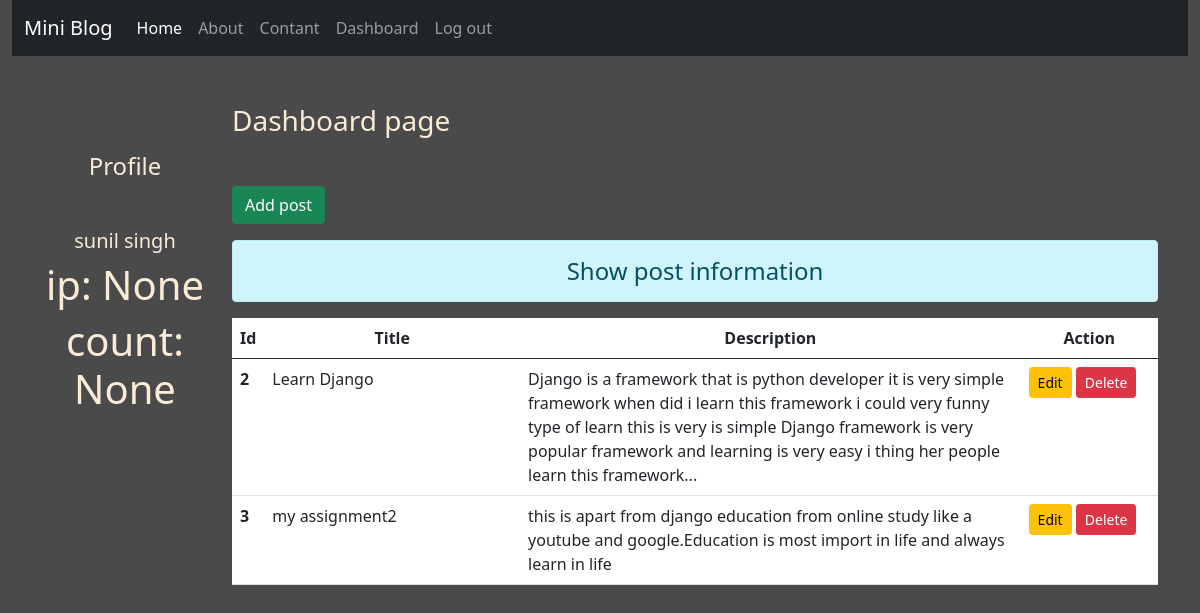
The page /dashboard/ (signed in) on the database its author committed.
### blog/models.py (models this page shows)
class Post(models.Model):
    title = models.CharField(max_length=150)
    desc = models.TextField()

### blog/views.py (the view)
# urls.py: path('dashboard/', views.dashboard, name='dashboard'),
def dashboard(request):
    if request.user.is_authenticated:
        posts = Post.objects.all()
        user = request.user
        full_name = user.get_full_name()
        gsp = user.groups.all()
        ip = request.session.get('ip', 0)
        ct = cache.get('count', version = user.pk)
    return render(request, 'blog/dashboard.html', {'post':posts, 'full_name':full_name, 'gsps':gsp, 'ip':ip, 'ct':ct})

### blog/templates/blog/dashboard.html (shortened to what this page needs)
{% extends 'blog/base.html' %}
{% block side %}
    <div class="col-sm-2 text-center my-5">
        <h4 class="my-5">Profile</h4>
        <h5>{{full_name}}</h5>
        <h1>ip: {{ip}}</h1>
        <h1>count: {{ct}}</h1>
    </div>
{% endblock side %}
{% block content %}
    <div class="col-sm-10">
        <h3 class='my-5'>Dashboard page</h3>
        <a href="{% url 'addpost' %}" class="btn btn-success">Add post</a>
        <h4 class="text-center alert alert-info mt-3">Show post information</h4>
        {% if post %}
            <table class="table table-hover bg-white">
                <thead>
                    <tr class="text-center">
                        <th scope='col' style='width:2%'>Id</th>
                        <th scope='col' style='width:28%'>Title</th>
                        <th scope='col' style='width:55%'>Description</th>
                        <th scope='col' style='width:15%'>Action</th>
                    </tr>
                </thead>
                <tbody>
                {% for ps in post %}
                    <tr>
                        <th scope='row'>{{ps.id}}</th>
                        <td>{{ps.title}}</td>
                        <td>{{ps.desc}}</td>
                        <td>
                            <a href="{% url 'updatepost' ps.id %}" class="text-center btn btn-warning btn-sm">Edit</a>
                            {% if perms.blog.delete_post %}
                                <form action="{% url 'deletepost' ps.id %}" method='POST' class="d-inline">
                                    <input type="submit" class='btn btn-danger btn-sm' value="Delete">
                                </form>
                            {% endif %}
                        </td>
                    </tr>
                {% endfor %}
                </tbody>
        </table>
        {% else %}
        <h4 class="alert alert-warning">No record</h4>
        {% endif %}
    </div>
{% endblock content %}

### blog/templates/blog/base.html (shortened to what this page needs)
<!DOCTYPE html>
<html lang="en">
{% load static %}
<head>
    <link rel="stylesheet" href="{% static 'css/bootstrap.min.css' %}">
    <link rel="stylesheet" href="{% static 'css/bigineer.css' %}">
</head>
<body>
    <div class="container-fluid">
        {% include 'blog/navbar.html' %}
    </div>
    <div class="container">
        <div class="row">
            {% block side %} {% endblock side %}
            {% block content %} {% endblock content %}
        </div>
    </div>
</body>
</html>

### blog/templates/blog/navbar.html (shortened to what this page needs)
<nav class="navbar navbar-expand-lg navbar-dark bg-dark">
  <div class="container-fluid">
    <a class="navbar-brand" href="#">Mini Blog</a>
    <div class="collapse navbar-collapse" id="navbarNav">
      <ul class="navbar-nav">
        <li class="nav-item">
          <a class="nav-link active" aria-current="page" href="/">Home</a>
        </li>
        <li class="nav-item">
          <a class="nav-link" href="{% url 'about' %}">About</a>
        </li>
        <li class="nav-item">
          <a class="nav-link" href="{% url 'contact' %}">Contant</a>
        </li>
        {% if request.user.is_authenticated %}
          <li class="nav-item">
            <a class="nav-link" href="{% url 'dashboard' %}">Dashboard</a>
          </li>
          <li class="nav-item">
            <a class="nav-link" href="{% url 'logout' %}">Log out</a>
          </li>
        {% endif %}
      </ul>
    </div>
  </div>
</nav>

### blog/static/css/bigineer.css (style rules this page uses)
* { margin: 0; padding: 0; }
body { background-color: rgb(75, 74, 74); color: antiquewhite; }

### rows shown on the page
Post: id "2", title "Learn Django", desc "Django is a framework that is python developer it is very simple framework when did i learn this framework i could very funny type of learn this is very is simple Django framework is very popular framework and learning is very easy i thing her people learn this framework..."
Post: id "3", title "my assignment2", desc "this is apart from django education from online study like a youtube and google.Education is most import in life and always learn in life"

### other values the page prints
{{ full_name }} "sunil singh"
{{ ip }} "None"
{{ ct }} "None"
